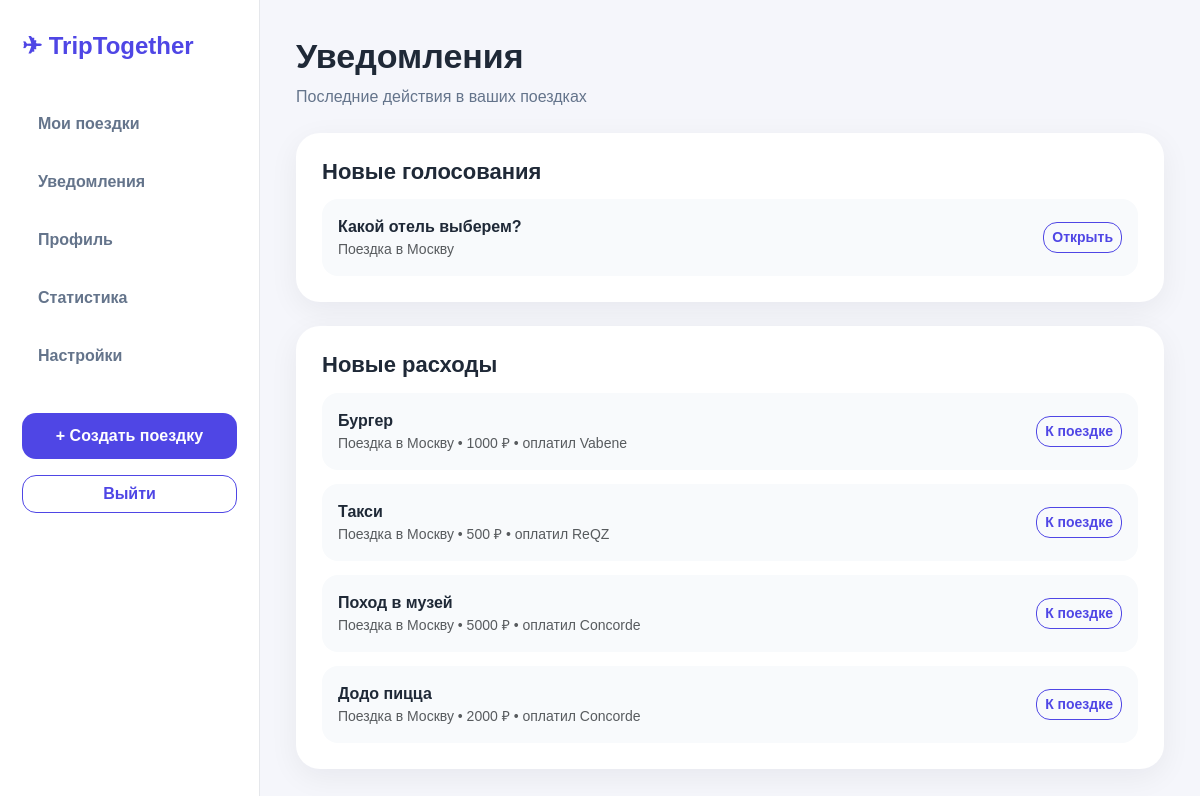
The app's page /notifications/ (signed in) with its own data.
### trips/models.py (models this page shows, shortened)
class Vote(models.Model):
    trip = models.ForeignKey(Trip, on_delete=models.CASCADE, related_name='votes')
    title = models.CharField(max_length=255)
    description = models.TextField(blank=True)
    created_at = models.DateTimeField(auto_now_add=True)
    is_closed = models.BooleanField(default=False)

class Trip(models.Model):
    title = models.CharField(max_length=255)
    description = models.TextField(blank=True)
    destination = models.CharField(max_length=255)
    start_date = models.DateField()
    end_date = models.DateField()
    budget = models.IntegerField(default=0)
    image_url = models.URLField(blank=True)
    owner = models.ForeignKey(User, on_delete=models.CASCADE)
    created_at = models.DateTimeField(auto_now_add=True)

class Expense(models.Model):
    CATEGORY_CHOICES = [
        ('housing', 'Проживание'),
        ('transport', 'Транспорт'),
        ('food', 'Еда'),
        ('entertainment', 'Развлечения'),
        ('other', 'Другое'),
    ]
    EXPENSE_TYPE_CHOICES = [
        ('shared', 'Общий расход'),
        ('personal', 'Личный расход'),
    ]
    trip = models.ForeignKey(Trip, on_delete=models.CASCADE, related_name='expenses')
    title = models.CharField(max_length=255)
    amount = models.IntegerField()
    category = models.CharField(max_length=20, choices=CATEGORY_CHOICES, default='other')
    expense_type = models.CharField(max_length=20, choices=EXPENSE_TYPE_CHOICES, default='shared')
    paid_by = models.ForeignKey(User, on_delete=models.CASCADE)
    created_at = models.DateTimeField(auto_now_add=True)

### trips/views.py (the view)
# urls.py: path('notifications/', views.notifications, name='notifications'),
@login_required
def notifications(request):
    user_trips = get_user_trips(request.user)
    from django.utils import timezone
    request.session['last_notifications_view'] = str(timezone.now())
    recent_votes = Vote.objects.filter(trip__in=user_trips).order_by('-created_at')[:5]
    recent_expenses = Expense.objects.filter(trip__in=user_trips).order_by('-created_at')[:5]
    recent_comments = TripComment.objects.filter(trip__in=user_trips).order_by('-created_at')[:5]
    return render(request, "trips/notifications.html", {
        "recent_votes": recent_votes,
        "recent_expenses": recent_expenses,
        "recent_comments": recent_comments,
    })

### trips/context_processors.py (called while the page is built)
def notifications_count(request):
    if not request.user.is_authenticated:
        return {"notifications_count": 0}
    user_trips = Trip.objects.filter(
        Q(owner=request.user) | Q(tripmember__user=request.user)
    ).distinct()
    last_view = request.session.get('last_notifications_view')
    if last_view:
        last_view = datetime.fromisoformat(last_view)
    else:
        last_view = timezone.now()
    votes = Vote.objects.filter(trip__in=user_trips, created_at__gt=last_view)
    expenses = Expense.objects.filter(trip__in=user_trips, created_at__gt=last_view)
    comments = TripComment.objects.filter(trip__in=user_trips, created_at__gt=last_view)
    count = votes.count() + expenses.count() + comments.count()
    return {
        "notifications_count": count
    }

### trips/views.py (called while the page is built)
def get_user_trips(user):
    return Trip.objects.filter(
        Q(owner=user) | Q(tripmember__user=user)
    ).distinct()

### trips/templates/trips/notifications.html
{% extends 'trips/base.html' %}
{% block content %}
<h1 class="page-title">Уведомления</h1>
<p class="page-subtitle">Последние действия в ваших поездках</p>
<div class="card-custom mt-4">
    <h2>Новые голосования</h2>
    {% for vote in recent_votes %}
        <div class="expense-row">
            <div>
                <strong>{{ vote.title }}</strong>
                <div class="text-muted small">{{ vote.trip.title }}</div>
            </div>
            <a href="{% url 'vote_detail' vote.id %}" class="btn btn-sm btn-outline-primary">
                Открыть
            </a>
        </div>
    {% empty %}
        <p class="text-muted mt-3">Новых голосований нет.</p>
    {% endfor %}
</div>
<div class="card-custom mt-4">
    <h2>Новые расходы</h2>
    {% for expense in recent_expenses %}
        <div class="expense-row">
            <div>
                <strong>{{ expense.title }}</strong>
                <div class="text-muted small">
                    {{ expense.trip.title }} • {{ expense.amount }} ₽ • оплатил {{ expense.paid_by.username }}
                </div>
            </div>
            <a href="{% url 'trip_detail' expense.trip.id %}" class="btn btn-sm btn-outline-primary">
                К поездке
            </a>
        </div>
    {% empty %}
        <p class="text-muted mt-3">Новых расходов нет.</p>
    {% endfor %}
</div>
{% endblock %}

### trips/static/trips/css/style.css (style rules this page uses)
body { background: #f5f6fb; font-family: Arial, sans-serif; color: #1f2937; }
.page-title { font-size: 34px; font-weight: 800; }
.page-subtitle { color: #64748b; }
.trip-card, .card-custom { background: #ffffff; border-radius: 24px; box-shadow: 0 8px 30px rgba(15, 23, 42, 0.06); overflow: hidden; }
.card-custom { padding: 26px; }
.card-custom h2 { font-size: 22px; font-weight: 800; }
.btn-outline-primary { color: #4f46e5; border-color: #4f46e5; border-radius: 14px; font-weight: 700; }
.expense-row { display: flex; justify-content: space-between; align-items: center; background: #f8fafc; border-radius: 16px; padding: 16px; margin-top: 14px; }

### records on screen
Vote: title "Какой отель выберем?", trip "Поездка в Москву"
Expense: title "Бургер", trip "Поездка в Москву", amount "1000", paid_by.username "Vabene"
Expense: title "Такси", trip "Поездка в Москву", amount "500", paid_by.username "ReQZ"
Expense: title "Поход в музей", trip "Поездка в Москву", amount "5000", paid_by.username "Concorde"
Expense: title "Додо пицца", trip "Поездка в Москву", amount "2000", paid_by.username "Concorde"
